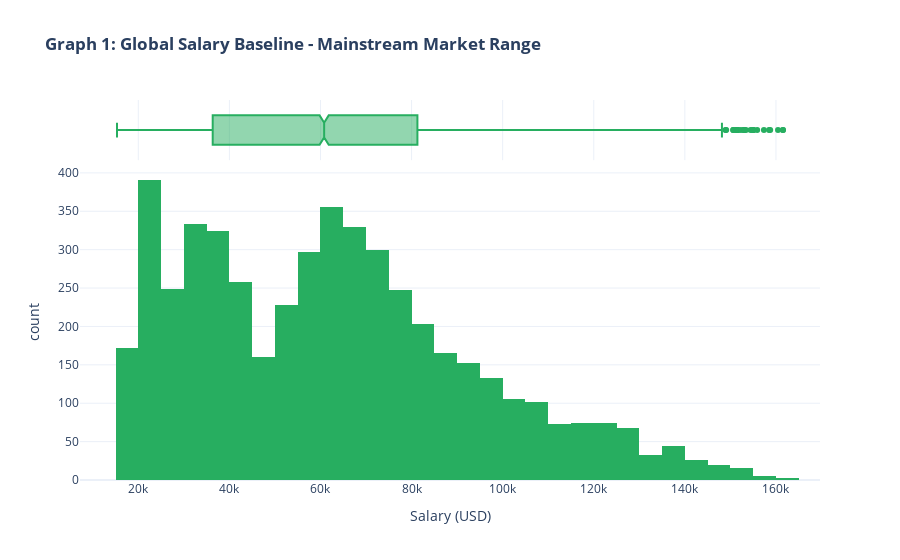
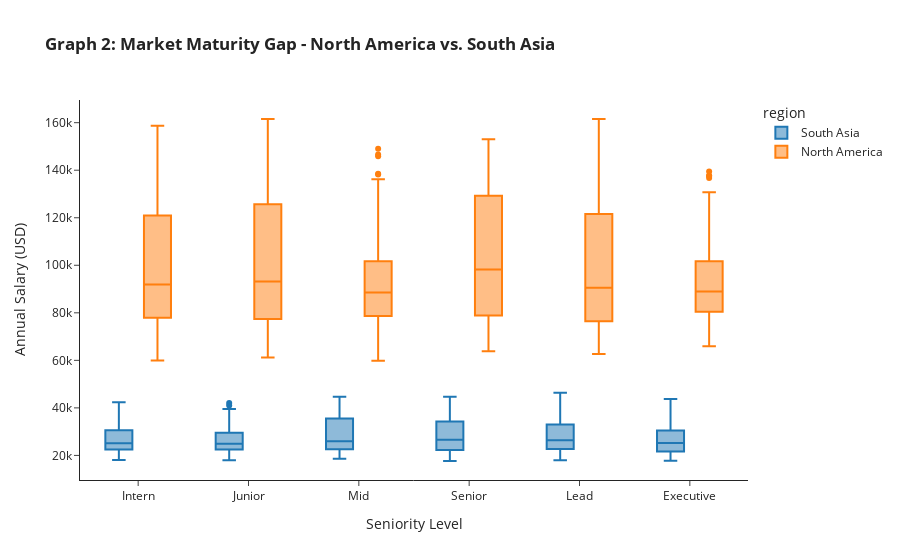

Source (notebook cell) for these figures, in order:
### Code cell
# %% [markdown]
# ## Task 2: Establishing the Salary Baseline (Q1)
# **Objective:** To define the global salary standard and identify regional variations.

# %%
import plotly.express as px
import pandas as pd
import os

# Define path again for safety
BASE_DIR = os.path.dirname(os.getcwd())
CLEANED_FILE_PATH = os.path.join(BASE_DIR, 'data', 'processed', 'ai_impact_jobs_cleaned.csv')

# Load the clean data
df_cleaned = pd.read_csv(CLEANED_FILE_PATH)

# %% [markdown]
# ### 2.1 The Global Distribution (Post-Nested IQR)
# **Story:** After removing localized outliers, we observe the "True Market Range". 
# This represents the stable economic floor for the global AI workforce.

# %%
fig1 = px.histogram(df_cleaned, x="salary_usd", marginal="box",
                   title="<b>Graph 1: Global Salary Baseline - Mainstream Market Range</b>",
                   labels={'salary_usd': 'Salary (USD)'},
                   color_discrete_sequence=['#27ae60'], 
                   template="plotly_white")
fig1.show()

# %% [markdown]
# ### 2.2 The Locality Paradox: North America vs. South Asia
# **Question:** Why did our global seniority analysis look "flat" earlier? 
# **Result:** As shown below, an Intern in North America often earns more than a Senior in South Asia. 
# **Story:** The "Where" (Region) is currently a stronger salary driver than "Who" (Seniority).

# %%
# Comparing two extreme markets to tell a story
target_regions = ['North America', 'South Asia']
df_comparison = df_cleaned[df_cleaned['region'].isin(target_regions)]

fig2 = px.box(df_comparison, x="seniority_level", y="salary_usd", color="region",
             category_orders={"seniority_level": ["Intern", "Junior", "Mid", "Senior", "Lead", "Executive"]},
             title="<b>Graph 2: Market Maturity Gap - North America vs. South Asia</b>",
             labels={'salary_usd': 'Annual Salary (USD)', 'seniority_level': 'Seniority Level'},
             template="simple_white")

fig2.update_layout(boxmode='group')
fig2.show()

# %% [markdown]
# **Strategic Bridge:** 
# If regional geography dictates the baseline, can **AI Intensity** be the catalyst that breaks this geographic barrier? 
# In Task 3, we will analyze the ROI of AI Integration.

### Figure 1 — Plotly figure (JSON) as saved in the notebook; plotly's stock layout.template omitted (floating-point values rounded to 4 significant figures; data arrays with more than 128 entries replaced by an {"elided": "..."} marker saying what was removed)
{"data": [{"bingroup": "x", "hovertemplate": "Salary (USD)=%{x}<br>count=%{y}<extra></extra>", "legendgroup": "", "marker": {"color": "#27ae60", "pattern": {"shape": ""}}, "name": "", "orientation": "v", "showlegend": false, "type": "histogram", "x": {"elided": "4938 int values"}, "xaxis": "x", "yaxis": "y"}, {"hovertemplate": "Salary (USD)=%{x}<extra></extra>", "legendgroup": "", "marker": {"color": "#27ae60"}, "name": "", "notched": true, "showlegend": false, "type": "box", "x": {"elided": "4938 int values"}, "xaxis": "x2", "yaxis": "y2"}], "layout": {"barmode": "relative", "legend": {"tracegroupgap": 0}, "title": {"text": "<b>Graph 1: Global Salary Baseline - Mainstream Market Range</b>"}, "xaxis": {"anchor": "y", "domain": [0, 1], "title": {"text": "Salary (USD)"}}, "xaxis2": {"anchor": "y2", "domain": [0, 1], "matches": "x", "showgrid": true, "showticklabels": false}, "yaxis": {"anchor": "x", "domain": [0, 0.8316], "title": {"text": "count"}}, "yaxis2": {"anchor": "x2", "domain": [0.8416, 1], "matches": "y2", "showgrid": false, "showline": false, "showticklabels": false, "ticks": ""}}}

### Figure 2 — Plotly figure (JSON) as saved in the notebook; plotly's stock layout.template omitted (floating-point values rounded to 4 significant figures; data arrays with more than 128 entries replaced by an {"elided": "..."} marker saying what was removed)
{"data": [{"alignmentgroup": "True", "hovertemplate": "region=South Asia<br>Seniority Level=%{x}<br>Annual Salary (USD)=%{y}<extra></extra>", "legendgroup": "South Asia", "marker": {"color": "#1F77B4"}, "name": "South Asia", "notched": false, "offsetgroup": "South Asia", "orientation": "v", "showlegend": true, "type": "box", "x": {"elided": "533 str values"}, "x0": " ", "xaxis": "x", "y": {"elided": "533 int values"}, "y0": " ", "yaxis": "y"}, {"alignmentgroup": "True", "hovertemplate": "region=North America<br>Seniority Level=%{x}<br>Annual Salary (USD)=%{y}<extra></extra>", "legendgroup": "North America", "marker": {"color": "#FF7F0E"}, "name": "North America", "notched": false, "offsetgroup": "North America", "orientation": "v", "showlegend": true, "type": "box", "x": {"elided": "575 str values"}, "x0": " ", "xaxis": "x", "y": {"elided": "575 int values"}, "y0": " ", "yaxis": "y"}], "layout": {"boxmode": "group", "legend": {"title": {"text": "region"}, "tracegroupgap": 0}, "title": {"text": "<b>Graph 2: Market Maturity Gap - North America vs. South Asia</b>"}, "xaxis": {"anchor": "y", "categoryarray": ["Intern", "Junior", "Mid", "Senior", "Lead", "Executive"], "categoryorder": "array", "domain": [0, 1], "title": {"text": "Seniority Level"}}, "yaxis": {"anchor": "x", "domain": [0, 1], "title": {"text": "Annual Salary (USD)"}}}}
